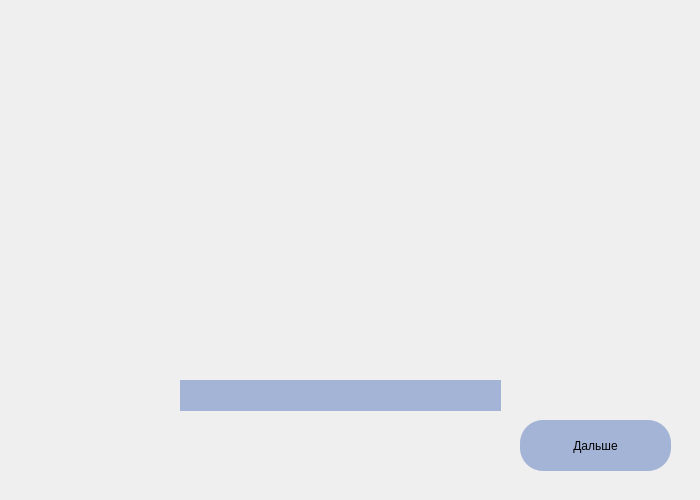
<?xml version="1.0" encoding="UTF-8"?>
<ui version="4.0">
 <class>Form</class>
 <widget class="QWidget" name="Form">
  <property name="geometry">
   <rect>
    <x>0</x>
    <y>0</y>
    <width>700</width>
    <height>500</height>
   </rect>
  </property>
  <property name="windowTitle">
   <string>Form</string>
  </property>
  <property name="styleSheet">
   <string notr="true">background: rgb(197,208,230);
QMessageBox {
                    font: italic bold 16px;
                    border: 5px solid blue;           
                    border-radius: 5px;
                    background-color: rgb(100, 1, 1);
                } </string>
  </property>
  <widget class="QLabel" name="label_photo">
   <property name="geometry">
    <rect>
     <x>190</x>
     <y>50</y>
     <width>301</width>
     <height>231</height>
    </rect>
   </property>
   <property name="text">
    <string/>
   </property>
   <property name="alignment">
    <set>Qt::AlignCenter</set>
   </property>
  </widget>
  <widget class="QLabel" name="label_first_word">
   <property name="geometry">
    <rect>
     <x>180</x>
     <y>310</y>
     <width>321</width>
     <height>31</height>
    </rect>
   </property>
   <property name="styleSheet">
    <string notr="true">font: 13pt &quot;Yu Gothic UI Semilight&quot;;
</string>
   </property>
   <property name="text">
    <string/>
   </property>
   <property name="alignment">
    <set>Qt::AlignCenter</set>
   </property>
  </widget>
  <widget class="QLineEdit" name="line_second_word">
   <property name="geometry">
    <rect>
     <x>180</x>
     <y>380</y>
     <width>321</width>
     <height>31</height>
    </rect>
   </property>
   <property name="styleSheet">
    <string notr="true">border-radius: 20;
background-color: #a3b4d6;
font: 13pt &quot;Yu Gothic UI Semilight&quot;;


</string>
   </property>
   <property name="alignment">
    <set>Qt::AlignCenter</set>
   </property>
  </widget>
  <widget class="QLabel" name="label_count">
   <property name="geometry">
    <rect>
     <x>310</x>
     <y>10</y>
     <width>61</width>
     <height>21</height>
    </rect>
   </property>
   <property name="styleSheet">
    <string notr="true">font: 10pt &quot;Yu Gothic UI Semilight&quot;;
</string>
   </property>
   <property name="text">
    <string/>
   </property>
   <property name="alignment">
    <set>Qt::AlignCenter</set>
   </property>
  </widget>
  <widget class="QPushButton" name="but_next_word">
   <property name="geometry">
    <rect>
     <x>520</x>
     <y>420</y>
     <width>151</width>
     <height>51</height>
    </rect>
   </property>
   <property name="styleSheet">
    <string notr="true">border-radius: 23;
font: 13pt &quot;Yu Gothic UI Semilight&quot;;
background-color: #a3b4d6;</string>
   </property>
   <property name="text">
    <string>Дальше</string>
   </property>
  </widget>
 </widget>
 <resources/>
 <connections/>
</ui>
